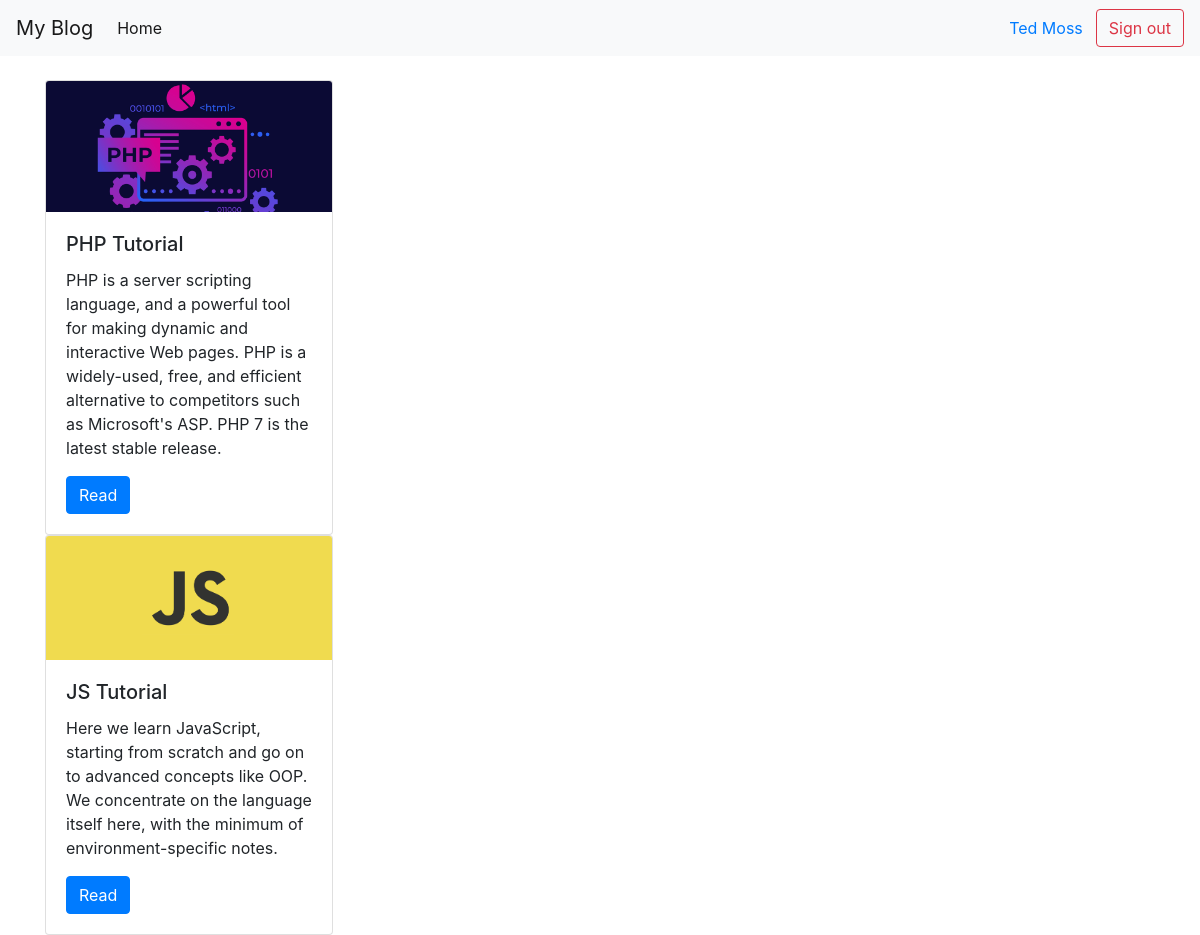
Screenshot of /home.php (signed in) with the database file from the repository.
### tables this page shows
CREATE TABLE `blog` (
  `id` int(11) NOT NULL,
  `title` text NOT NULL,
  `intro` text NOT NULL,
  `article` longtext NOT NULL,
  `imgurl` text DEFAULT NULL,
  `created_on` timestamp NOT NULL DEFAULT current_timestamp(),
  `author` varchar(255) NOT NULL,
  `category` varchar(255) DEFAULT NULL
);

### home.php (the view, shortened to what this page needs)
<?php
include "connect.php";
if(isset($_SESSION['isAuthorised']) && $_SESSION['isAuthorised'] == "true")
{
    $blog_query = "SELECT * FROM blog";
    $blog_result = mysqli_query($dbconn, $blog_query);
?>
<!doctype html>
<html lang="en">
  <head>
    <link rel="stylesheet" href="https://maxcdn.bootstrapcdn.com/bootstrap/4.0.0/css/bootstrap.min.css">
  </head>
  <body>
    <nav class="navbar navbar-expand-lg navbar-light bg-light">
    <a class="navbar-brand" href="#">My Blog</a>
        <div class="collapse navbar-collapse" id="navbarSupportedContent">
            <ul class="navbar-nav mr-auto">
            <li class="nav-item active">
                <a class="nav-link" href="home.php">Home <span class="sr-only">(current)</span></a>
            </li>
            </ul>
            <a class="btn btn-link" href="#">
                <?php echo $_SESSION['name'];?>
            </a>
            <a class="btn btn-outline-danger" href="signout.php">
                Sign out
            </a>
        </div>
    </nav>
    <br/>
    <div class="container">
        <?php while ($row = mysqli_fetch_assoc($blog_result)) { ?>
        <div class="card" style="width: 18rem;">
            <img class="card-img-top" src="img/<?php echo $row['imgurl'] ?>" alt="Card image cap">
            <div class="card-body">
                <h5 class="card-title"><?php echo $row['title'] ?></h5>
                <p class="card-text"><?php echo $row['intro'] ?></p>
                <a href="read.php?id=<?php echo $row['id'] ?>" class="btn btn-primary">Read</a>
            </div>
        </div>
        <?php }?>
    </div>
<?php
} else {
    header("Location: index.php");
    $_SESSION['error'] = "You are not authorised";
    $_SESSION['isAuthorised'] = "false";
    unset($_SESSION['username']);
    die();
}
?>

### rows the page displays
blog: imgurl (picture), title "PHP Tutorial", intro "PHP is a server scripting language, and a powerful tool for making dynamic and interactive Web pages. PHP is a widely-used, free, and efficient alternative to competitors such as Microsoft's ASP. PHP 7 is the latest stable release."
blog: imgurl (picture), title "JS Tutorial", intro "Here we learn JavaScript, starting from scratch and go on to advanced concepts like OOP. We concentrate on the language itself here, with the minimum of environment-specific notes."

### other values shown
$_SESSION['name'] "Ted Moss"
